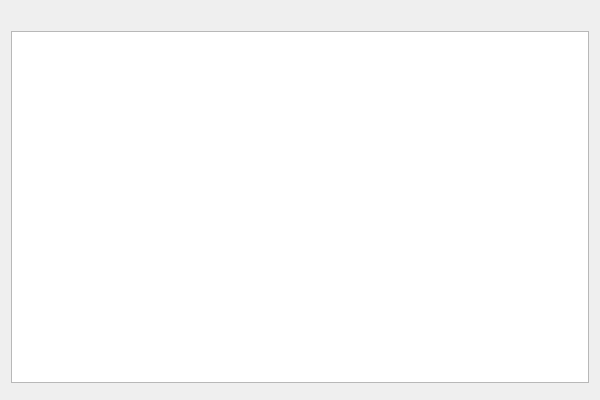
<?xml version="1.0" encoding="UTF-8"?>
<ui version="4.0">
 <class>InstallerDialog</class>
 <widget class="QDialog" name="InstallerDialog">
  <property name="geometry">
   <rect>
    <x>0</x>
    <y>0</y>
    <width>600</width>
    <height>400</height>
   </rect>
  </property>
  <property name="windowTitle">
   <string>Package Installer</string>
  </property>
  <layout class="QVBoxLayout" name="verticalLayout">
   <item>
    <widget class="QLabel" name="labelPackage"/>
   </item>
   <item>
    <widget class="QTableWidget" name="tableWidget">
     <property name="selectionMode">
      <enum>QAbstractItemView::SingleSelection</enum>
     </property>
     <property name="selectionBehavior">
      <enum>QAbstractItemView::SelectRows</enum>
     </property>
    </widget>
   </item>
   <item>
    <widget class="QDialogButtonBox" name="buttonBox">
     <property name="orientation">
      <enum>Qt::Horizontal</enum>
     </property>
    </widget>
   </item>
  </layout>
 </widget>
 <resources/>
 <connections>
  <connection>
   <sender>buttonBox</sender>
   <signal>accepted()</signal>
   <receiver>InstallerDialog</receiver>
   <slot>accept()</slot>
   <hints>
    <hint type="sourcelabel">
     <x>248</x>
     <y>254</y>
    </hint>
    <hint type="destinationlabel">
     <x>157</x>
     <y>274</y>
    </hint>
   </hints>
  </connection>
  <connection>
   <sender>buttonBox</sender>
   <signal>rejected()</signal>
   <receiver>InstallerDialog</receiver>
   <slot>reject()</slot>
   <hints>
    <hint type="sourcelabel">
     <x>316</x>
     <y>260</y>
    </hint>
    <hint type="destinationlabel">
     <x>286</x>
     <y>274</y>
    </hint>
   </hints>
  </connection>
 </connections>
</ui>
